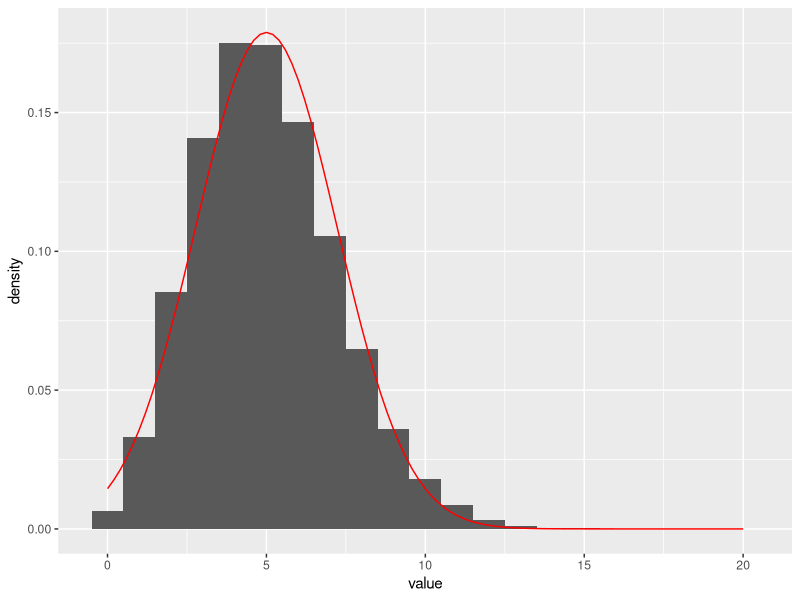
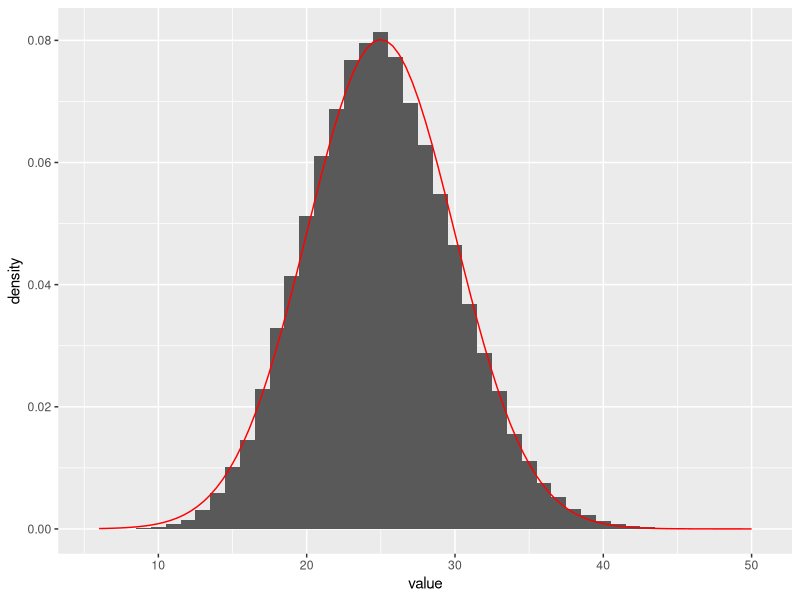
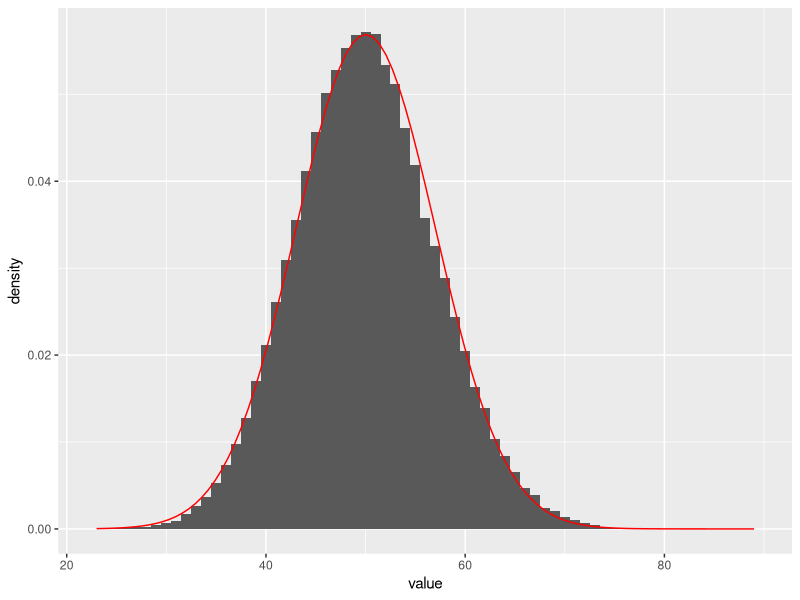
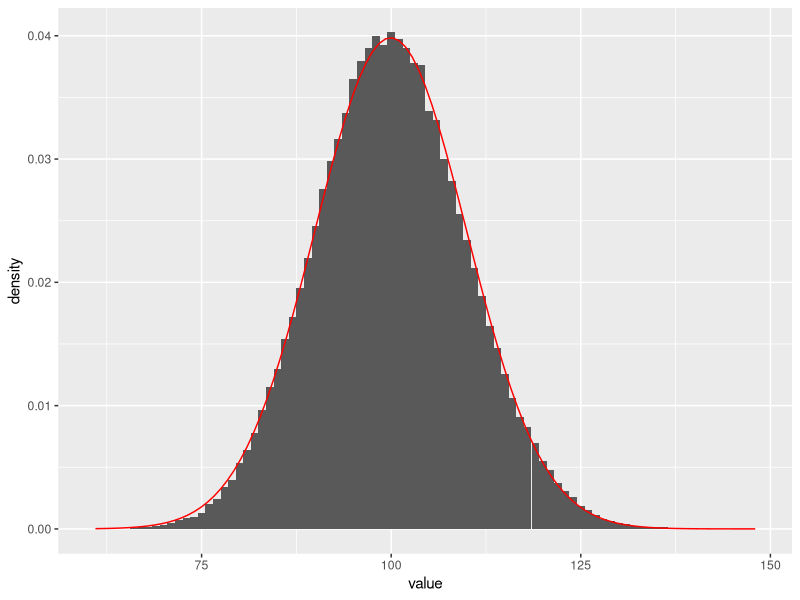

Reproduce these figures in R, in order.
## ---- chunk 1
knitr::opts_chunk$set(echo = TRUE)
library(tidyverse)
library(ggplot2)
library(knitr)
## ---- chunk 2
    one=pnorm(2,mean=3,sd=sqrt(0.5*0.5))
    two=pnorm((2+3),mean=(3+3),sd=sqrt(0.5*0.5))
    if(one!=two){
      print("Normal Distributions does not shift while remaining Normal. ")
    }
    if(one==two){
      print("Normal Distributions shift while remaining Normal. ")
    }
    
    
## ---- chunk 3
  
    one=pnorm(2,mean=3,sd=sqrt(1.5*1.5))
    two=pnorm((2*2),mean=(2*3),sd=sqrt(2*2*1.5*1.5))
    if(one!=two){
      print("Normal Distributions does not scale while remaining Normal. ")
    }
    if(one==two){
      print("Normal Distributions scale while remaining Normal. ")
    }
    
    
## ---- chunk 4
library(stats4)
set.seed(34567)
mat<-matrix(c(rpois(100000,5),rpois(100000,25),rpois(100000,50),rpois(100000,100)),
            ncol=4)
m = vector(length = 4)
var = vector(length = 4)
for (i in seq(1,4,by=1)){
x<-mat[,i]
NNlogfun=function(m,sigma) {
-sum(dnorm(x,mean=m,sd=sigma,log=TRUE))
}
MLE.fit = mle(minuslogl=NNlogfun, start=list(m=0,sigma=1), method="Nelder-Mead")
v<-coef(MLE.fit)
m[i]<-v[1]
var[i]<-(v[2]*v[2])
}
print(m)
print(var)
s = data.frame(value = mat[,1])
x = ggplot(s, aes(x = value)) + geom_histogram(aes( y = ..density..), binwidth = 1)+
    stat_function(fun = dnorm, colour = "red", args = list(mean = m[1], sd = sqrt(var[1])))
x
s = data.frame(value = mat[,2])
y = ggplot(s, aes(x = value)) + geom_histogram(aes( y = ..density..), binwidth = 1)+
      stat_function(fun = dnorm, colour = "red", args = list(mean = m[2], sd = sqrt(var[2]))) 
y
s = data.frame(value = mat[,3])
z = ggplot(s, aes(x = value)) + geom_histogram(aes( y = ..density..), binwidth = 1)+
    stat_function(fun = dnorm, colour = "red", args = list(mean = m[3], sd = sqrt(var[3])))
z
s = data.frame(value = mat[,4])
w = ggplot(s, aes(x = value)) + geom_histogram(aes( y = ..density..), binwidth = 1)+
    stat_function(fun = dnorm, colour = "red", args = list(mean = m[4], sd =sqrt(var[4])))
w
## ---- chunk 5
ans=vector(length=4)
i=1
for (lambda_value in c(5,25,50,100)){
  s=0
for (k in seq(0,1000,by=1)){
  pois=dpois(k,lambda=lambda_value)
  lnormal<-pnorm(k-0.5,mean=lambda_value,sd=sqrt(lambda_value))
  rnormal<-pnorm(k+0.5,mean=lambda_value,sd=sqrt(lambda_value))
  t=abs(pois-(rnormal-lnormal))
  s=s+t
}
  ans[i]=s
  i=i+1
}
print(ans)
## ---- chunk 6

answer=vector(length=4)
j=1
for (n in c(5,25,50,100)){
  s=0
for (k in seq(0,n,by=1)){
  binom=dbinom(k,n,0.7)
  lnormal<-pnorm(k-0.5,mean=(0.7*n),sd=sqrt((n*0.7*(1-0.7))))
  rnormal<-pnorm(k+0.5,mean=(0.7*n),sd=sqrt((n*0.7*(1-0.7))))
  t=abs(binom-(rnormal-lnormal))
  s=s+t
}  
  answer[j]=s
  j=j+1
}
print(answer)

